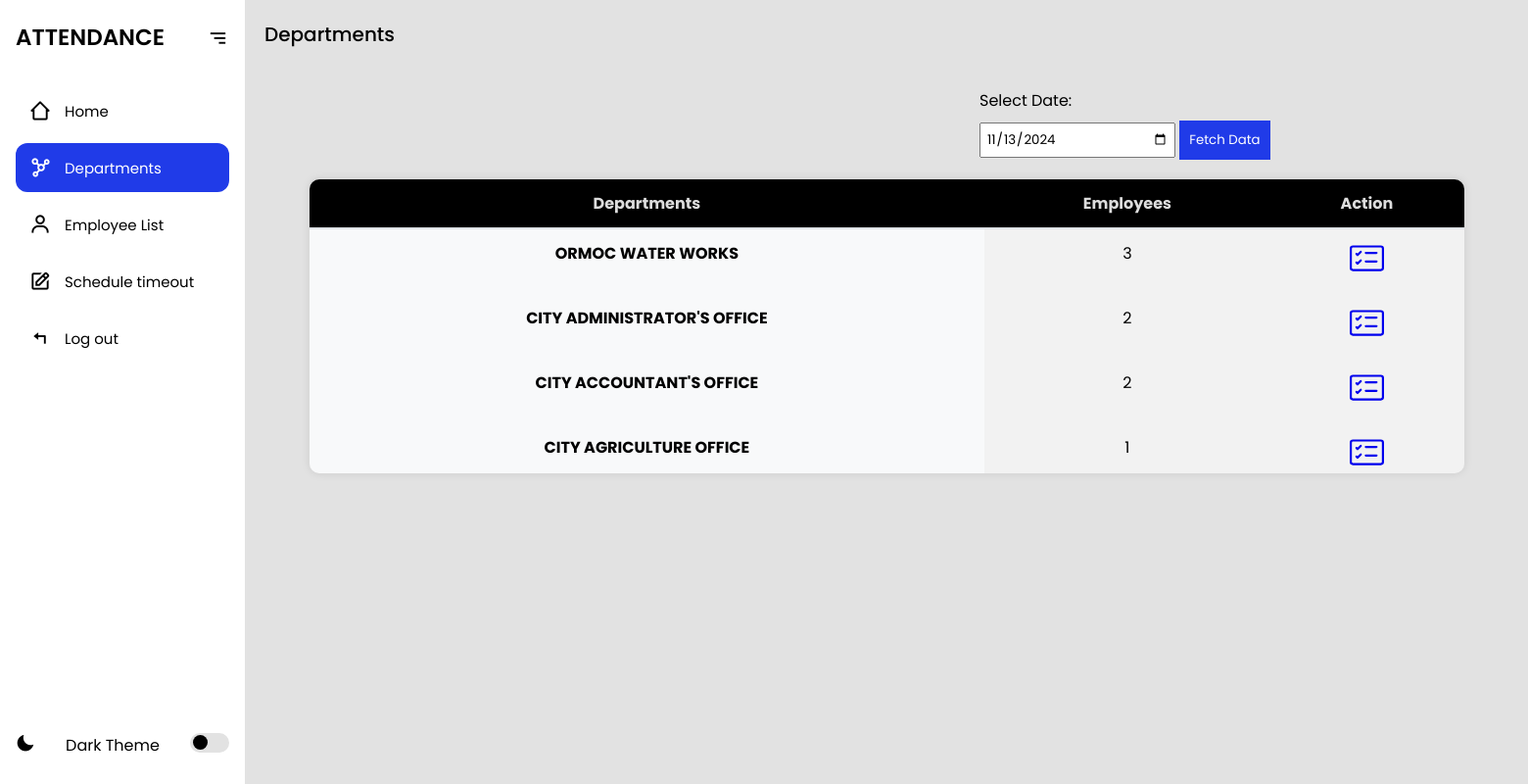
The app's page /departments/ (signed in) with its own data.
### myapp/models.py (models this page shows, shortened)
class Department(models.Model):
    name = models.CharField(max_length=100)

### myapp/views.py (the view)
# urls.py: path('departments/', views.departments, name='departments'),
@login_required
def departments(request):
    selected_date = get_selected_date(request)
    departments = Department.objects.annotate(
        late_count=Count('employees', filter=Q(employees__attendance__arrival_status='late', employees__attendance__date=selected_date)),
        absent_count=Count('employees', filter=Q(employees__attendance__arrival_status='absent', employees__attendance__date=selected_date)),
        on_time_count=Count('employees', filter=Q(employees__attendance__arrival_status='ontime', employees__attendance__date=selected_date))
    )
    context = {
        "departments": departments,
        "default_date": selected_date,
    }
    return render(request, 'departments.html', context)

### myapp/views.py (called while the page is built)
def get_selected_date(request):
    date_str = request.GET.get('date', timezone.now().date().isoformat())
    return timezone.datetime.fromisoformat(date_str).date()

### myapp/templates/departments.html (shortened to what this page needs)
{% extends 'index.html' %}
{% block content %}
<section class="home">
    <p>Departments</p>
    <form method="get" action="{% url 'departments' %}" class="parent-calendar">
        <div>
            <label for="date">Select Date:</label>
            <input type="date" id="date" name="date" class="date-input" value="{{ default_date }}" class="calendar">
            <button type="submit">Fetch Data</button>
        </div>
    </form>
    <div class="table-container">
    <table class="table">
        <thead>
            <tr>
                <th scope="col">Departments</th>
                <th scope="col">Employees</th>
                <th scope="col">Action</th>
            </tr>
        </thead>
        <tbody>
            {% for department in departments %}
            <tr>
                <th scope="row">{{ department.name }}</th>
                <td>{{ department.employees.count }}</td>
                <td>
                    <a href="{% url 'viewdepartment' department.id %}?date={{ default_date|date:'Y-m-d' }}">
                    </a>
                </td>
            </tr>
            {% empty %}
            <tr>
                <td colspan="6">No departments available</td>
            </tr>
            {% endfor %}
        </tbody>
    </table>
</div>
</section>
{% endblock %}

### myapp/static/css/styles.css (style rules this page uses)
* { margin: 0; padding: 0; box-sizing: border-box; font-family: "Poppins", sans-serif; --color-hover: rgb(32, 59, 232); --transition: all 0.2s ease; }
:root { --color-white: #fff; --color-black: #000; --color-bg: #e2e2e2; }
.home { position: relative; top: 0; left: 78px; width: calc(100% - 78px); min-height: 100vh; background: var(--color-bg); z-index: 6; transition: var(--transition); }
.sidebar.expand ~ .home { left: 250px; width: calc(100% - 250px); transition: var(--transition); }
.home p { font-size: 20px; font-weight: 500; color: var(--color-black); display: inline-block; margin: 20px; white-space: nowrap; }
label { display: block; margin-top: 10px; }
input, select { width: 100%; padding: 8px; margin-top: 5px; }
button { padding: 10px; background-color: rgb(32, 59, 232); color: white; border: none; cursor: pointer; }
.table-container { width: 90%; max-height: 300px; overflow-y: auto; margin: 30px auto; border-radius: 10px; box-shadow: 0 0 10px rgba(0, 0, 0, 0.1); }
.table { width: 100%; background-color: transparent; border-collapse: collapse; }
.table th, .table td { padding: 0.75rem; vertical-align: top; border: px solid #000000; }
.table thead th { vertical-align: bottom; border-bottom: 2px solid #dee2e6; background-color: #000000; text-align: left; color: #ddd; text-align: center; }
.table th { font-weight: bold; background-color: #f8f9fa; }
.table tr:nth-child(even) { background-color: #f2f2f2; }
.table tr:nth-child(odd) { background-color: #f2f2f2; }
.table td { text-align: center; }
.table th[scope="row"] { background-color: #f8f9fa; text-align: center; }
.parent-calendar { position: relative; left:750px; top: 10px; }

### myapp/templates/departments.html (style rules this page uses)
.date-input { width: 200px; padding: 5px; margin-top: 10px; }

### records on screen
Department: name "ORMOC WATER WORKS", employees.count "3"
Department: name "CITY ADMINISTRATOR'S OFFICE", employees.count "2"
Department: name "CITY ACCOUNTANT'S OFFICE", employees.count "2"
Department: name "CITY AGRICULTURE OFFICE", employees.count "1"
